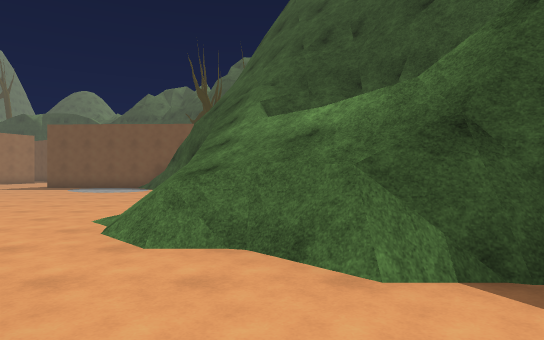
[1] (above)

18 first-person views from a walk through a scene from a Unity 3-D project. The camera is 1.5 m above the floor, looks level and sees 75° across. The floor is counted in squares, 2 m on a side. Each view is taken from the middle of a square. On the plan, view 1 faces up. The plan holds only what a view shows up to about 11 squares ahead; the rest is blank. The place goes on beyond the plan. The player is left out. Some animated figures are not drawn. Surface patterns are stand-ins for the level's own textures.

[2]
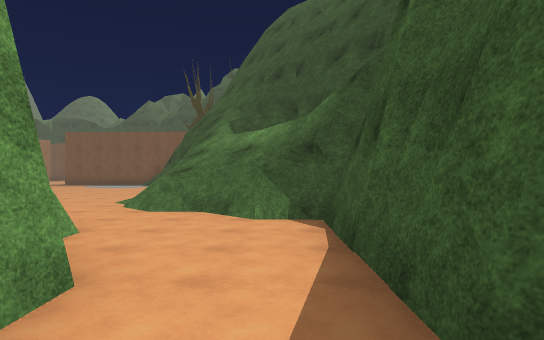

[3]
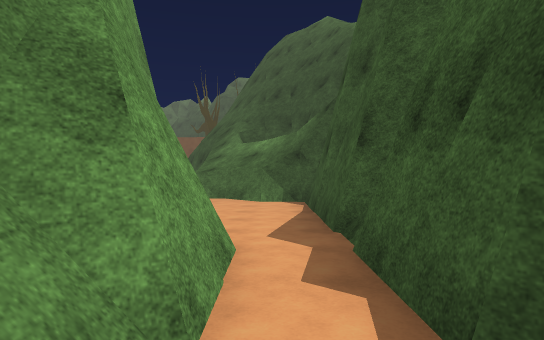

[4]
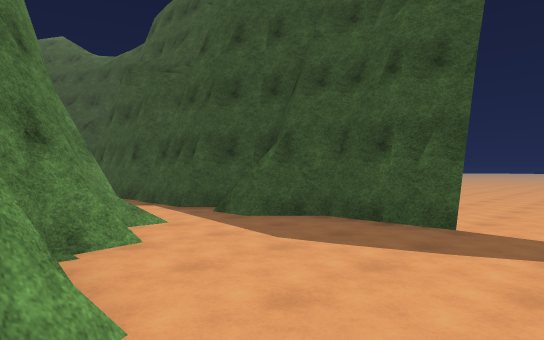

[5]
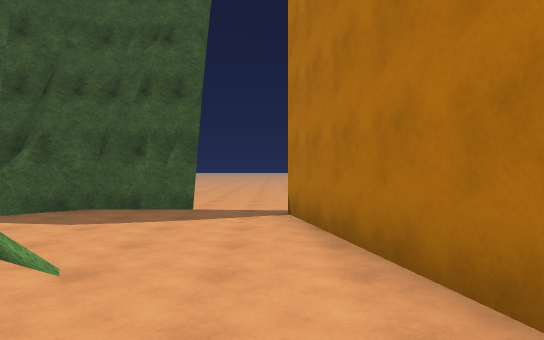

[6]
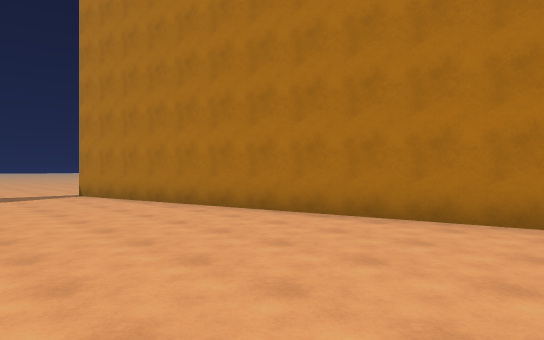

[7]
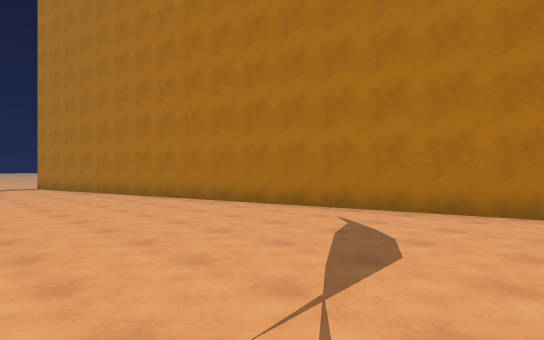

[8]
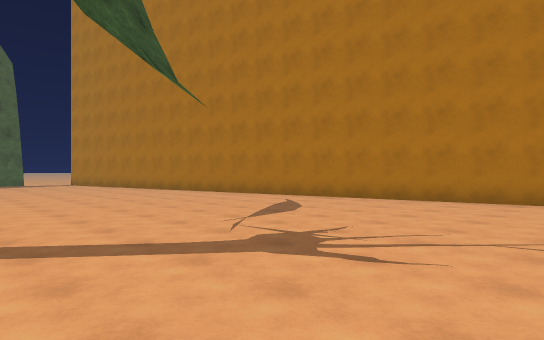

[9]
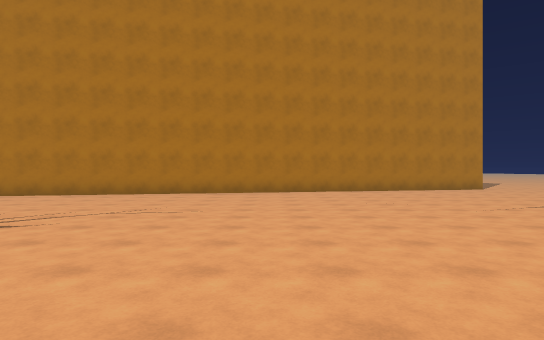

[10]
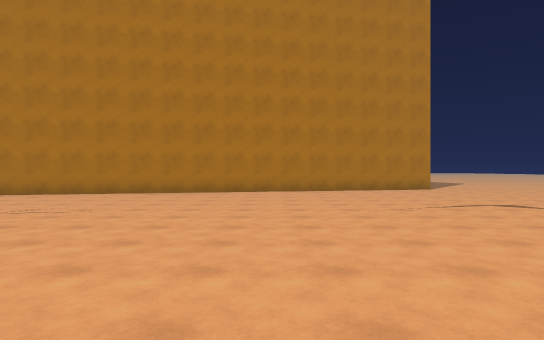

[11]
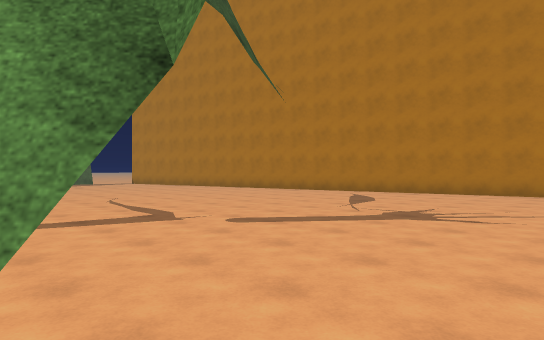

[12]
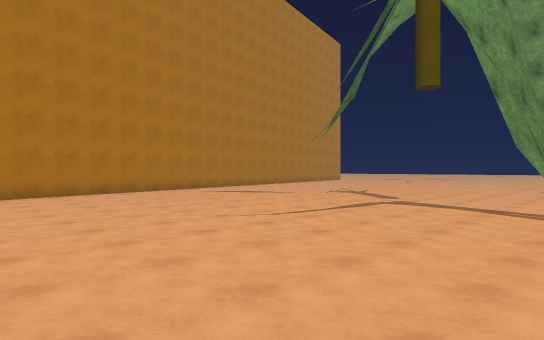

[13]
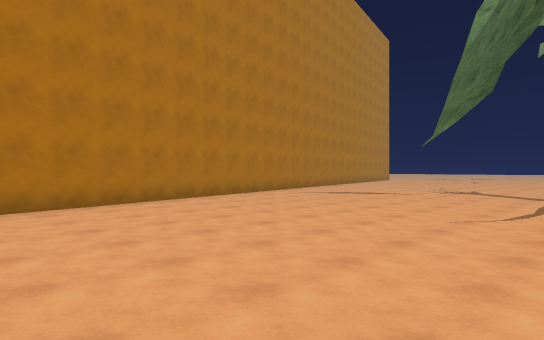

[14]
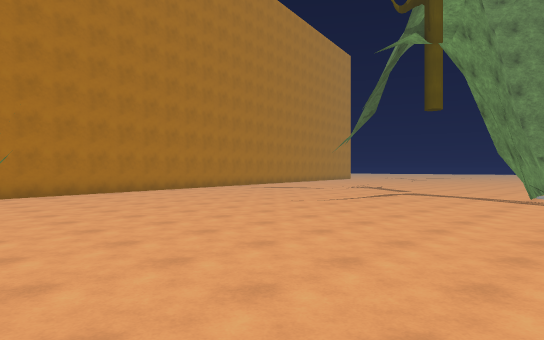

[15]
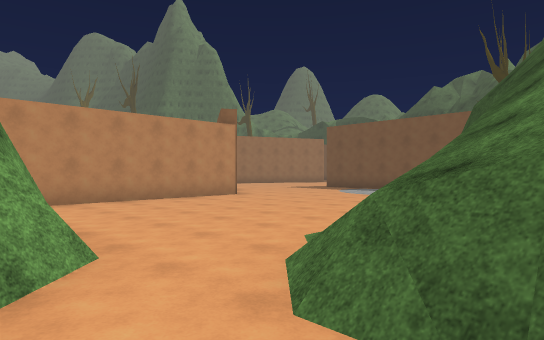

[16]
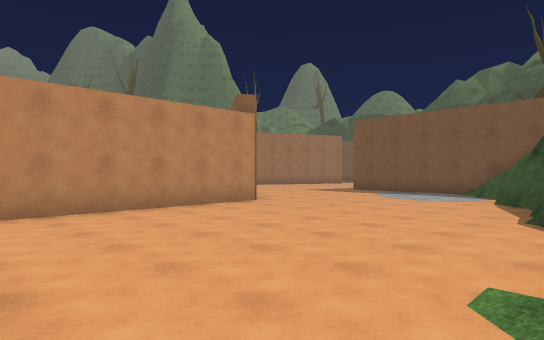

[17]
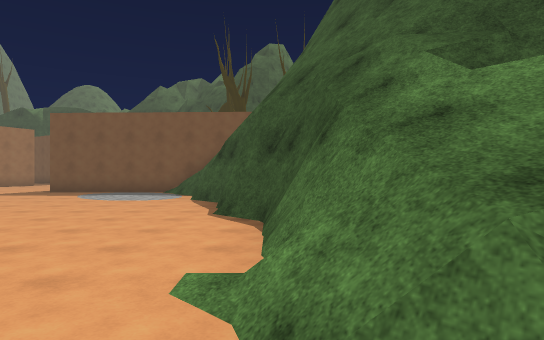

[18]
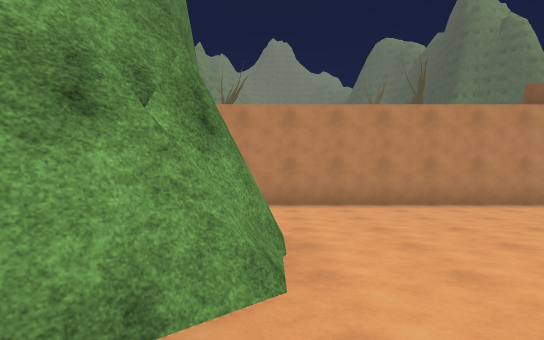

### Floor plan
Key: @ floor where view 1 was taken; # wall or solid block; . main floor; : floor 0.5 m higher than the main floor; + floor 1.5 m higher than the main floor; / step, stairs or slope; = window, fence, low wall or low ledge.
Columns run from 26 left of view 1 to 10 right of it. Each row starts with its distance up from view 1.
 15                     ###
 14                 ......=
 13                 ......#
 12                  .....##
 11                  ......#
 10                   .....##
  9                  #.....=#
  8                  #..... #
  7                  #......##
  6                  #......##
  5                  #......:+
  4                  #.......==#.
  3                  # ..##...=##
  2                        ##...#
  1                         #...#
  0                          #@.#
 -1                      ... .#.#
 -2                 ......... #.#
 -3          .##### ..........#.#
 -4      . . .................#.#
 -5          .................#.#
 -6    ......................./.##
 -7   .......................#...#
 -8   ......................#....#   ....
 -9  ......................./....#.......
-10 ...................................
-11 ..................................
-12 ........................#####
-13 ...................######
-14 ...............#####
-15 ..........######

Positions as (right, up) in squares from view 1, and headings:
1: (0, 0), facing up
2: (1, -3), facing up
3: (1, -6), facing up
4: (-2, -11), facing up-right
5: (-4, -11), facing right
6: (-9, -8), facing down-right
7: (-14, -8), facing down-right
8: (-17, -6), facing down-right
9: (-19, -4), facing down
10: (-21, -4), facing down
11: (-17, -3), facing down-right
12: (-4, -2), facing down-left
13: (-2, -5), facing down-left
14: (-1, -1), facing down-left
15: (0, 2), facing up-left
16: (-2, 3), facing up-left
17: (-2, 3), facing up
18: (-1, 3), facing left
